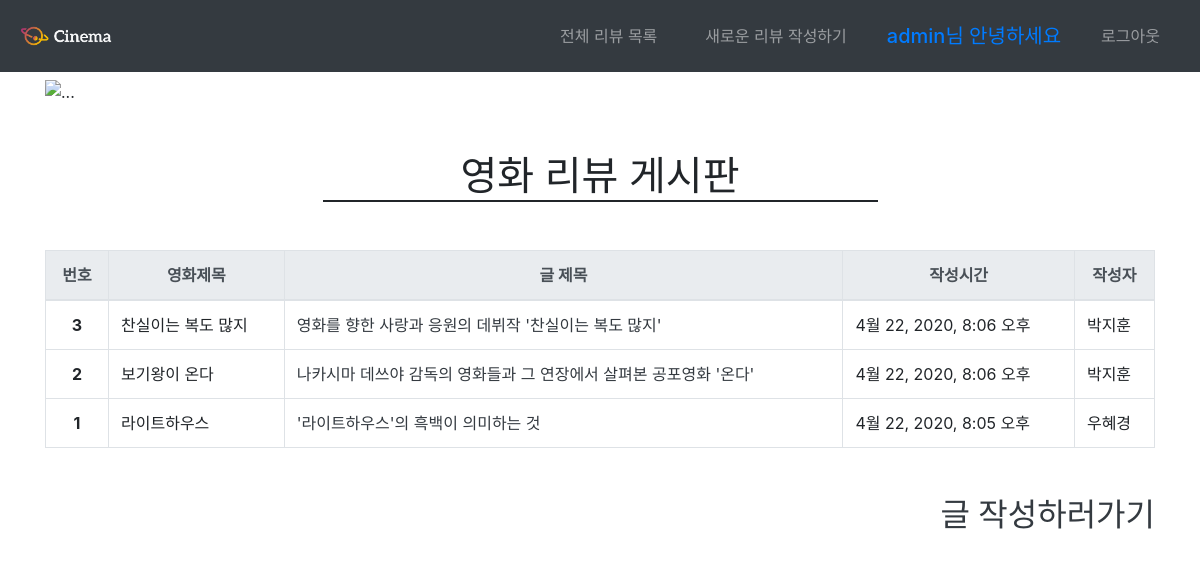
Screenshot of /community/ (signed in) with the database file from the repository.
### community/models.py (models this page shows)
class Review(models.Model):
    title=models.CharField(max_length=100)
    movie_title=models.CharField(max_length=30)
    rank=models.IntegerField(default=0)
    content=models.TextField()
    created_at=models.DateTimeField(auto_now_add=True)
    updated_at=models.DateTimeField(auto_now=True)
    user=models.ForeignKey(settings.AUTH_USER_MODEL,on_delete=models.CASCADE)

### community/views.py (the view)
# urls.py: path('',views.review_list,name='review_list'),
def review_list(request):
    reviews=Review.objects.order_by('-id')
    context={
        'reviews':reviews
    }
    return render(request,'community/review_list.html',context)

### community/templates/community/review_list.html (shortened to what this page needs)
{% extends 'base.html' %}
{% block body %}
<div id="carouselExampleControls" class="carousel slide mt-2" data-ride="carousel">
  <div class="carousel-inner">
    <div class="carousel-item active">
      <img src="https://images.hdqwalls.com/wallpapers/bthumb/1917-movie-2020-9k.jpg" class="d-block w-100" alt="...">
    </div>
  </div>
  <a class="carousel-control-prev" href="#carouselExampleControls" role="button" data-slide="prev">
    <span class="carousel-control-prev-icon" aria-hidden="true"></span>
  </a>
  <a class="carousel-control-next" href="#carouselExampleControls" role="button" data-slide="next">
    <span class="carousel-control-next-icon" aria-hidden="true"></span>
  </a>
</div>
<div class="text-center h1 col-6 offset-3 mt-5 mb-5" style="border-bottom: 2px solid">영화 리뷰 게시판</div>
<table class="table mx-auto table-bordered mt-5">
  <thead class="thead-light">
    <tr>
      <th scope="col" class="text-center">번호</th>
      <th scope="col" class="text-center">영화제목</th>
      <th scope="col" class="text-center">글 제목</th>
      <th scope="col" class="text-center">작성시간</th>
      <th scope="col" class="text-center">작성자</th>
    </tr>
  </thead>
  <tbody>
    {% for review in reviews %}
        <tr>
          <th scope="row" class="text-center">{{ forloop.revcounter }}</th>
          <td>{{ review.movie_title }}</td>
          <td><a href="{% url 'community:review_detail' review.id %}" class="text-dark text-decoration-none ">{{ review.title }}</a></td>
          <td>{{ review.created_at }}</td>
        <td>{{ review.user.username }}</td>
        </tr>
    {% endfor %}
      </tbody>
</table>
<div class="text-right my-5"><a href="{% url 'community:review_create' %}" class="h2 text-decoration-none text-dark">글 작성하러가기</a></div>
{% endblock %}

### templates/base.html (shortened to what this page needs)
{% load static %}
<!DOCTYPE html>
<html lang="ko">
<head>
    <link rel="stylesheet" href="{% static 'bootstrap/bootstrap.css' %}">
</head>
<body>
    <nav class="navbar navbar-expand-md navbar-dark sticky-top bg-dark">
      <a class="navbar-brand" href="{% url 'community:review_list' %}">
        <img class="img-fluid"src="{% static "images/logo.png" %}" width="100"height="80">
      </a>
      <div class="collapse navbar-collapse justify-content-end" id="navbarsExample04" style>
        <ul class="navbar-nav list-unstyled mb-0 ">
        <li class="nav-item mx-3 my-2 "><a href="{% url 'community:review_list' %}" class="nav-link">전체 리뷰 목록</a></li>
        <li class="nav-item mx-3 my-2 "><a href="{% url 'community:review_create' %}" class="nav-link">새로운 리뷰 작성하기</a></li>
       {% if request.user.is_authenticated %}
            <li class="nav-item mx-3 my-2 h5 text-center py-2 text-primary "> {{ request.user.username }}님 안녕하세요 </li>
            <li class="nav-item mx-3 my-2 "><a href="{% url 'accounts:logout' %}" class="nav-link" >로그아웃</a></li>
        {% else %}
            <li class="nav-item mx-3 my-2 "><a href="{% url 'accounts:signup' %}"  class="nav-link">회원가입</a></li>
            <li class="nav-item mx-3 my-2 "><a href="{% url 'accounts:login' %}"  class="nav-link">로그인</a></li>
        {% endif %}
        </ul>
      </div>
  </nav>
    <div class="container">
    {% block body %}
    {% endblock %}
    </div>
</body>
</html>

### rows the page displays
Review: movie_title "찬실이는 복도 많지", title "영화를 향한 사랑과 응원의 데뷔작 '찬실이는 복도 많지'", created_at "4월 22, 2020, 8:06 오후", user.username "박지훈"
Review: movie_title "보기왕이 온다", title "나카시마 데쓰야 감독의 영화들과 그 연장에서 살펴본 공포영화 '온다'", created_at "4월 22, 2020, 8:06 오후", user.username "박지훈"
Review: movie_title "라이트하우스", title "'라이트하우스'의 흑백이 의미하는 것", created_at "4월 22, 2020, 8:05 오후", user.username "우혜경"

### other values shown
{{ request.user.username }} "admin"
